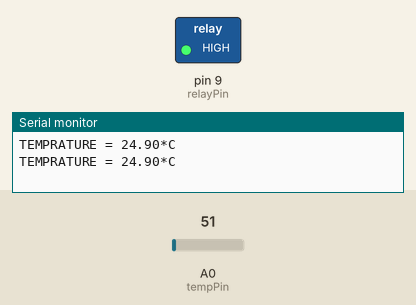
A sketch run on a simulated Arduino Uno, built with avr-gcc and run on an emulated ATmega328P. Shown: switched loads named in the sketch (green lamp = pin HIGH), the last lines printed to the serial monitor. The test bench sets the inputs (shaded band); at power-on: A0 (tempPin) = 51.

Above: at 1.8 s.
1.9 s: A0 (tempPin) set to 56
At 3.1 s:
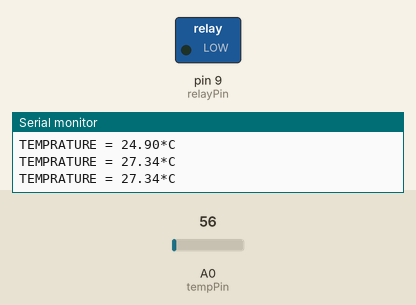
3.5 s: A0 (tempPin) set to 30
At 4.6 s:
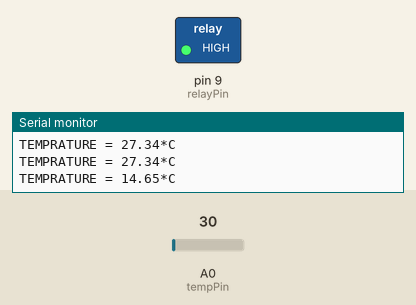
5.5 s: A0 (tempPin) set to 61
At 7.4 s:
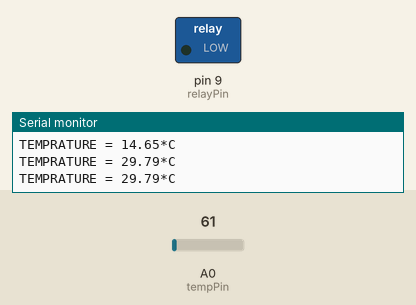
Timing chart, 0 to 8.9 s (numbered marks = the images above; inputs shaded):
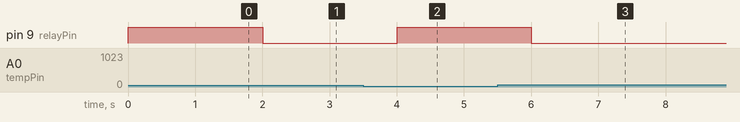

The sketch:

relay_sensorSuhu.ino
```cpp
int val;
int tempPin = A0;
int relayPin = 9;

void setup()
{
  pinMode(tempPin, INPUT);
  pinMode(relayPin, OUTPUT);
  Serial.begin(9600);
}

void loop()
{
  val = analogRead(tempPin);
  float mv = ( val/1024.0)*5000;
  float cel = mv/10;
  float farh = (cel*9)/5 + 32;
  Serial.print("TEMPRATURE = ");
  Serial.print(cel);
  Serial.print("*C");
  Serial.println();

  if(cel>25){
    digitalWrite(relayPin, LOW); //relay on
  }
  else{
    digitalWrite(relayPin, HIGH); //relay off
  }
  delay(1000);
}
```

Measured:
- the behaviour switches between 51 and 52 on A0 (tempPin) (found by bisection; images 0 and 1)
- after the input at 1.9 s, pin 9 (relayPin): HIGH → LOW after 0.10 s
- after the input at 3.5 s, pin 9 (relayPin): LOW → HIGH after 0.50 s
- after the input at 5.5 s, pin 9 (relayPin): HIGH → LOW after 0.51 s
